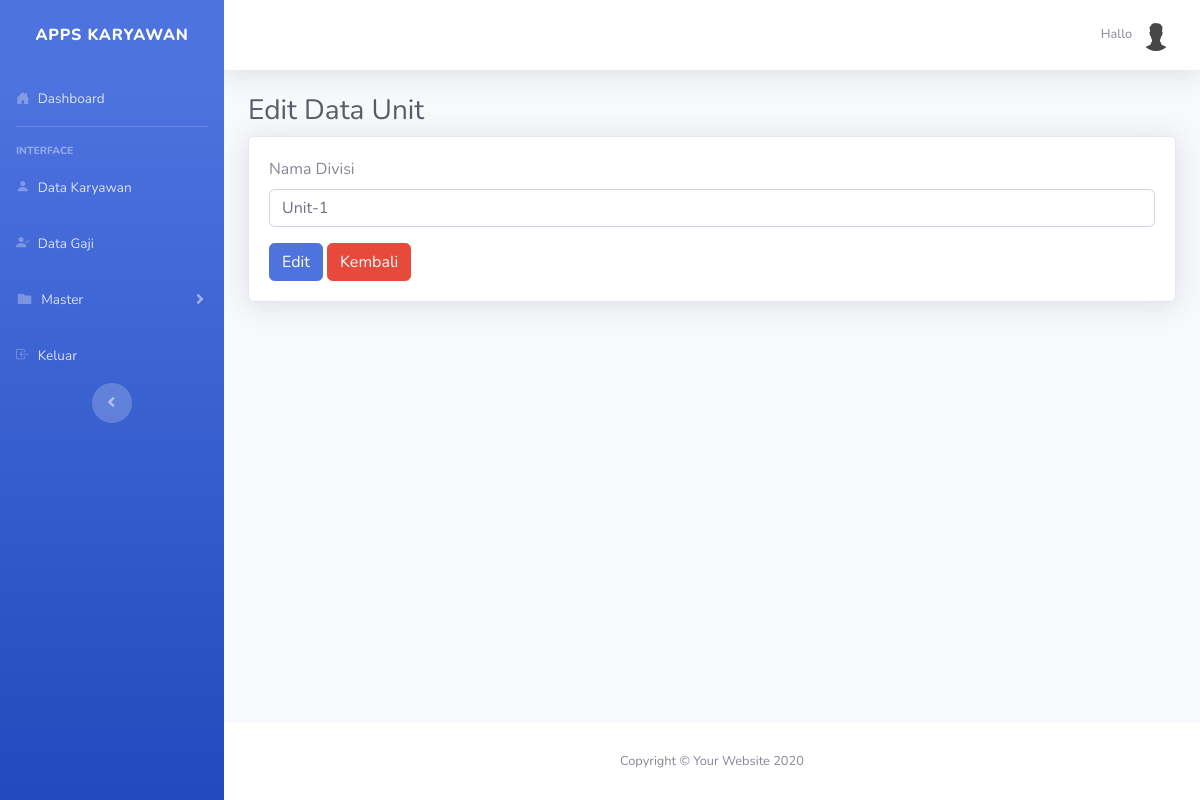
Page /unit/editData/1 on the earlier database version.
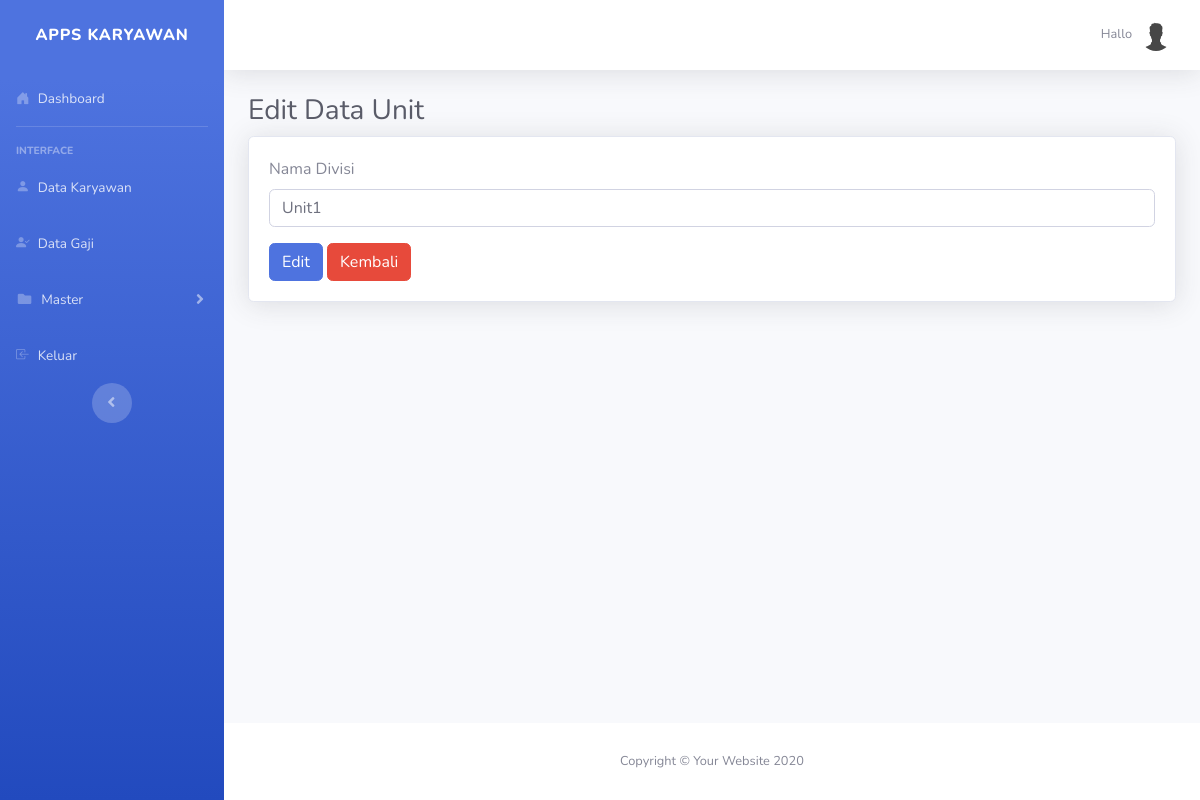
Same page on the later database version.
### tables this page shows
CREATE TABLE `unit` (
  `id_unit` int(2) NOT NULL,
  `nama_unit` varchar(10) DEFAULT NULL
);

### application/controllers/Unit.php (called while the page is built, shortened)
<?php
class Unit extends CI_Controller {
    public function __construct()
    {
        $this->load->model('Model_unit');
    }
    public function editData($id_unit)
    {
        $data['title']  = 'Edit Data Unit';
        $data['unit']   = $this->Model_unit->getUnitById($id_unit);
        $data['user']   = $this->db->get_where('user', ['email' => $this->session->userdata('email')])->row_array();
        if ($this->form_validation->run() == false) {
            $this->load->view('templates/header', $data);
            $this->load->view('templates/sidebar');
            $this->load->view('templates/topbar');
            $this->load->view('unit/editData', $data);
            $this->load->view('templates/footer');
        }
    }
     public function rulesUnit()
     {
         $this->form_validation->set_rules('nama_unit', 'Nama Unit', 'required|is_unique[unit.nama_unit]', [
             'required'   => '%s belum diisi',
             'is_unique'  => '%s sudah sudah ada'
         ]);
     }
}

### index.php (called while the page is built, shortened)
<?php
require_once BASEPATH.'core/CodeIgniter.php';

### application/models/Model_unit.php (called while the page is built, shortened)
<?php
class Model_unit extends CI_Model {
    public function getUnitById($id_unit)
    {
        return $this->db->get_where('unit', ['id_unit' => $id_unit])->row_array();
    }
}

### application/views/unit/editData.php (the view, shortened to what this page needs)
<div class="container-fluid">
    <h1 class="h3 mb-2 text-gray-800"><?= $title ?></h1>
    <div class="card shadow mb-4">
        <div class="card-body">
            <form action="" method="post" enctype="multipart/form-data">
                <div class="form-group mb-3">
                    <label for="nama_unit">Nama Divisi</label>
                    <input type="text" class="form-control" name="nama_unit" id="nama_unit"
                        placeholder="Masukkan nama_unit" value="<?= $unit['nama_unit'] ?>">
                </div>
                <button type="submit" class="btn btn-primary" name="edit">Edit</button>
                <a href="<?= base_url('unit') ?>" class="btn btn-danger">Kembali</a>
            </form>
        </div>
    </div>
</div>
</div>

Differences in the rows shown:
changed unit: nama_unit "Unit-1" → "Unit1"
